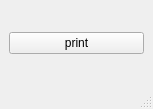
<?xml version="1.0" encoding="UTF-8"?>
<ui version="4.0">
 <class>MainWindow</class>
 <widget class="QMainWindow" name="MainWindow">
  <property name="geometry">
   <rect>
    <x>0</x>
    <y>0</y>
    <width>153</width>
    <height>109</height>
   </rect>
  </property>
  <property name="windowTitle">
   <string>MainWindow</string>
  </property>
  <widget class="QWidget" name="centralwidget">
   <layout class="QHBoxLayout" name="horizontalLayout_4">
    <item>
     <widget class="QPushButton" name="pushButton">
      <property name="text">
       <string>print</string>
      </property>
     </widget>
    </item>
   </layout>
  </widget>
  <widget class="QMenuBar" name="menubar">
   <property name="geometry">
    <rect>
     <x>0</x>
     <y>0</y>
     <width>153</width>
     <height>21</height>
    </rect>
   </property>
  </widget>
  <widget class="QStatusBar" name="statusbar"/>
 </widget>
 <resources/>
 <connections/>
</ui>
